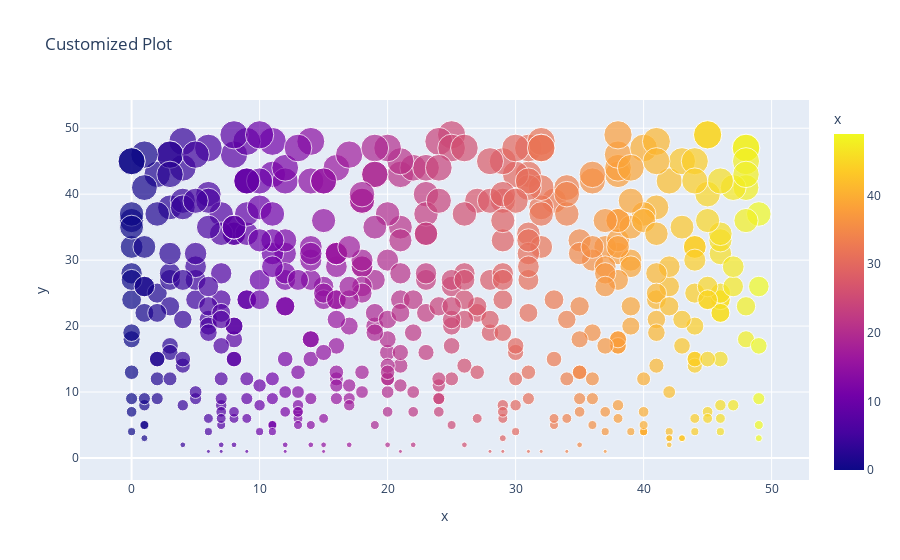

The cell this chart's notebook holds for it:
### Code cell
px.scatter(df,x=df['x'],y=df['y'],color='x',size='y',hover_name='x',title='Customized Plot',opacity=0.7)

### Figure 1 — Plotly figure (JSON) as saved in the notebook; plotly's stock layout.template omitted (floating-point values rounded to 4 significant figures; data arrays with more than 128 entries replaced by an {"elided": "..."} marker saying what was removed)
{"data": [{"hoverlabel": {"namelength": 0}, "hovertemplate": "<b>%{hovertext}</b><br><br>x=%{marker.color}<br>y=%{marker.size}", "hovertext": {"elided": "500 int values"}, "legendgroup": "", "marker": {"color": {"elided": "500 int values"}, "coloraxis": "coloraxis", "opacity": 0.7, "size": {"elided": "500 int values"}, "sizemode": "area", "sizeref": 0.1225, "symbol": "circle"}, "mode": "markers", "name": "", "showlegend": false, "type": "scatter", "x": {"elided": "500 int values"}, "xaxis": "x", "y": {"elided": "500 int values"}, "yaxis": "y"}], "layout": {"coloraxis": {"colorbar": {"title": {"text": "x"}}, "colorscale": [[0, "#0d0887"], [0.1111, "#46039f"], [0.2222, "#7201a8"], [0.3333, "#9c179e"], [0.4444, "#bd3786"], [0.5556, "#d8576b"], [0.6667, "#ed7953"], [0.7778, "#fb9f3a"], [0.8889, "#fdca26"], [1, "#f0f921"]]}, "legend": {"itemsizing": "constant", "tracegroupgap": 0}, "title": {"text": "Customized Plot"}, "xaxis": {"anchor": "y", "domain": [0, 1], "title": {"text": "x"}}, "yaxis": {"anchor": "x", "domain": [0, 1], "title": {"text": "y"}}}}
